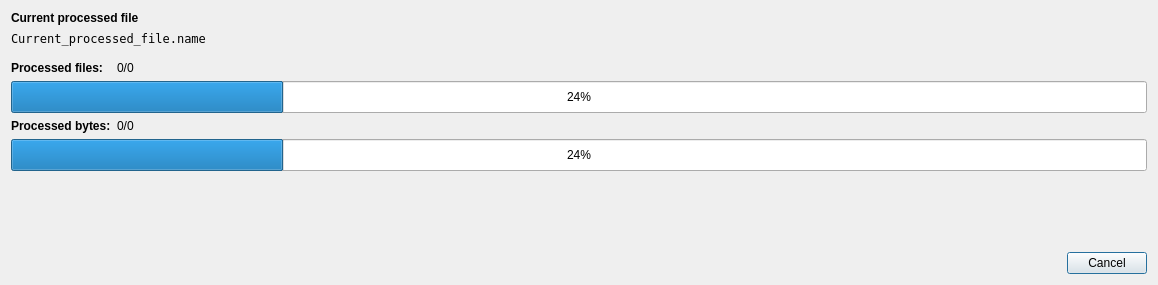
<?xml version="1.0" encoding="UTF-8"?>
<ui version="4.0">
 <class>Dialog</class>
 <widget class="QDialog" name="Dialog">
  <property name="geometry">
   <rect>
    <x>0</x>
    <y>0</y>
    <width>1158</width>
    <height>285</height>
   </rect>
  </property>
  <property name="minimumSize">
   <size>
    <width>0</width>
    <height>235</height>
   </size>
  </property>
  <property name="windowTitle">
   <string>Dialog</string>
  </property>
  <layout class="QVBoxLayout" name="verticalLayout">
   <item>
    <widget class="QLabel" name="label">
     <property name="sizePolicy">
      <sizepolicy hsizetype="Preferred" vsizetype="Maximum">
       <horstretch>0</horstretch>
       <verstretch>0</verstretch>
      </sizepolicy>
     </property>
     <property name="font">
      <font>
       <weight>75</weight>
       <bold>true</bold>
      </font>
     </property>
     <property name="text">
      <string>Current processed file</string>
     </property>
    </widget>
   </item>
   <item>
    <widget class="QLabel" name="lblCurrentFile">
     <property name="sizePolicy">
      <sizepolicy hsizetype="Preferred" vsizetype="Maximum">
       <horstretch>0</horstretch>
       <verstretch>0</verstretch>
      </sizepolicy>
     </property>
     <property name="font">
      <font>
       <family>DejaVu Sans Mono, Consolas, Courier New</family>
       <pointsize>9</pointsize>
      </font>
     </property>
     <property name="text">
      <string>Current_processed_file.name</string>
     </property>
     <property name="textFormat">
      <enum>Qt::PlainText</enum>
     </property>
    </widget>
   </item>
   <item>
    <widget class="QWidget" name="widget" native="true">
     <property name="sizePolicy">
      <sizepolicy hsizetype="Preferred" vsizetype="MinimumExpanding">
       <horstretch>0</horstretch>
       <verstretch>0</verstretch>
      </sizepolicy>
     </property>
     <layout class="QFormLayout" name="formLayout">
      <property name="labelAlignment">
       <set>Qt::AlignLeading|Qt::AlignLeft|Qt::AlignVCenter</set>
      </property>
      <property name="leftMargin">
       <number>0</number>
      </property>
      <property name="rightMargin">
       <number>0</number>
      </property>
      <item row="0" column="0">
       <widget class="QLabel" name="label_2">
        <property name="minimumSize">
         <size>
          <width>0</width>
          <height>0</height>
         </size>
        </property>
        <property name="font">
         <font>
          <weight>75</weight>
          <bold>true</bold>
         </font>
        </property>
        <property name="text">
         <string>Processed files:</string>
        </property>
       </widget>
      </item>
      <item row="0" column="1">
       <widget class="QLabel" name="lblProcessedFiles">
        <property name="text">
         <string>0/0</string>
        </property>
       </widget>
      </item>
      <item row="1" column="0" colspan="2">
       <widget class="QProgressBar" name="pbProcessedFiles">
        <property name="sizePolicy">
         <sizepolicy hsizetype="Expanding" vsizetype="Minimum">
          <horstretch>0</horstretch>
          <verstretch>0</verstretch>
         </sizepolicy>
        </property>
        <property name="minimumSize">
         <size>
          <width>0</width>
          <height>32</height>
         </size>
        </property>
        <property name="value">
         <number>24</number>
        </property>
       </widget>
      </item>
      <item row="3" column="0">
       <widget class="QLabel" name="label_4">
        <property name="font">
         <font>
          <weight>75</weight>
          <bold>true</bold>
         </font>
        </property>
        <property name="text">
         <string>Processed bytes:</string>
        </property>
       </widget>
      </item>
      <item row="3" column="1">
       <widget class="QWidget" name="widget_2" native="true">
        <property name="sizePolicy">
         <sizepolicy hsizetype="MinimumExpanding" vsizetype="Preferred">
          <horstretch>0</horstretch>
          <verstretch>0</verstretch>
         </sizepolicy>
        </property>
        <layout class="QHBoxLayout" name="horizontalLayout">
         <property name="leftMargin">
          <number>0</number>
         </property>
         <property name="topMargin">
          <number>0</number>
         </property>
         <property name="rightMargin">
          <number>0</number>
         </property>
         <property name="bottomMargin">
          <number>0</number>
         </property>
         <item>
          <widget class="QLabel" name="lblProcessedBytes">
           <property name="sizePolicy">
            <sizepolicy hsizetype="Minimum" vsizetype="Preferred">
             <horstretch>0</horstretch>
             <verstretch>0</verstretch>
            </sizepolicy>
           </property>
           <property name="text">
            <string>0/0</string>
           </property>
          </widget>
         </item>
         <item>
          <widget class="QLabel" name="lblETA">
           <property name="enabled">
            <bool>true</bool>
           </property>
           <property name="sizePolicy">
            <sizepolicy hsizetype="Minimum" vsizetype="Preferred">
             <horstretch>0</horstretch>
             <verstretch>0</verstretch>
            </sizepolicy>
           </property>
           <property name="font">
            <font>
             <pointsize>9</pointsize>
             <italic>true</italic>
            </font>
           </property>
           <property name="text">
            <string/>
           </property>
           <property name="alignment">
            <set>Qt::AlignRight|Qt::AlignTrailing|Qt::AlignVCenter</set>
           </property>
          </widget>
         </item>
        </layout>
       </widget>
      </item>
      <item row="4" column="0" colspan="2">
       <widget class="QProgressBar" name="pbProcessedBytes">
        <property name="sizePolicy">
         <sizepolicy hsizetype="Expanding" vsizetype="Minimum">
          <horstretch>0</horstretch>
          <verstretch>0</verstretch>
         </sizepolicy>
        </property>
        <property name="minimumSize">
         <size>
          <width>0</width>
          <height>32</height>
         </size>
        </property>
        <property name="value">
         <number>24</number>
        </property>
       </widget>
      </item>
     </layout>
    </widget>
   </item>
   <item>
    <widget class="QDialogButtonBox" name="bbCancel">
     <property name="orientation">
      <enum>Qt::Horizontal</enum>
     </property>
     <property name="standardButtons">
      <set>QDialogButtonBox::Cancel</set>
     </property>
    </widget>
   </item>
  </layout>
 </widget>
 <resources/>
 <connections>
  <connection>
   <sender>bbCancel</sender>
   <signal>accepted()</signal>
   <receiver>Dialog</receiver>
   <slot>accept()</slot>
   <hints>
    <hint type="sourcelabel">
     <x>248</x>
     <y>254</y>
    </hint>
    <hint type="destinationlabel">
     <x>157</x>
     <y>274</y>
    </hint>
   </hints>
  </connection>
  <connection>
   <sender>bbCancel</sender>
   <signal>rejected()</signal>
   <receiver>Dialog</receiver>
   <slot>reject()</slot>
   <hints>
    <hint type="sourcelabel">
     <x>316</x>
     <y>260</y>
    </hint>
    <hint type="destinationlabel">
     <x>286</x>
     <y>274</y>
    </hint>
   </hints>
  </connection>
 </connections>
</ui>
